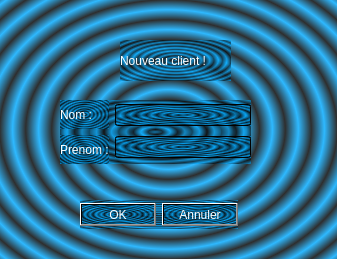
<?xml version="1.0" encoding="UTF-8"?>
<ui version="4.0">
 <class>NouveauClient</class>
 <widget class="QDialog" name="NouveauClient">
  <property name="geometry">
   <rect>
    <x>0</x>
    <y>0</y>
    <width>337</width>
    <height>259</height>
   </rect>
  </property>
  <property name="windowTitle">
   <string>Dialog</string>
  </property>
  <property name="styleSheet">
   <string notr="true">background:qradialgradient(spread:repeat, cx:0.5, cy:0.5, radius:0.077, fx:0.5, fy:0.5, stop:0 rgba(0, 169, 255, 147), stop:0.497326 rgba(0, 0, 0, 147), stop:1 rgba(0, 169, 255, 147));</string>
  </property>
  <widget class="QLabel" name="label">
   <property name="geometry">
    <rect>
     <x>120</x>
     <y>40</y>
     <width>111</width>
     <height>41</height>
    </rect>
   </property>
   <property name="styleSheet">
    <string notr="true">color:white;</string>
   </property>
   <property name="text">
    <string>Nouveau client !</string>
   </property>
  </widget>
  <widget class="QWidget" name="">
   <property name="geometry">
    <rect>
     <x>60</x>
     <y>100</y>
     <width>191</width>
     <height>64</height>
    </rect>
   </property>
   <layout class="QHBoxLayout" name="horizontalLayout">
    <item>
     <layout class="QVBoxLayout" name="verticalLayout">
      <item>
       <widget class="QLabel" name="label_2">
        <property name="styleSheet">
         <string notr="true">color:white;</string>
        </property>
        <property name="text">
         <string>Nom :</string>
        </property>
       </widget>
      </item>
      <item>
       <widget class="QLabel" name="label_3">
        <property name="styleSheet">
         <string notr="true">color:white;</string>
        </property>
        <property name="text">
         <string>Prenom :</string>
        </property>
       </widget>
      </item>
     </layout>
    </item>
    <item>
     <layout class="QVBoxLayout" name="verticalLayout_2">
      <item>
       <widget class="QLineEdit" name="lineEdit_2"/>
      </item>
      <item>
       <widget class="QLineEdit" name="lineEdit"/>
      </item>
     </layout>
    </item>
   </layout>
  </widget>
  <widget class="QWidget" name="">
   <property name="geometry">
    <rect>
     <x>80</x>
     <y>200</y>
     <width>158</width>
     <height>29</height>
    </rect>
   </property>
   <layout class="QHBoxLayout" name="horizontalLayout_2">
    <item>
     <widget class="QPushButton" name="pushButton">
      <property name="styleSheet">
       <string notr="true">color:white;</string>
      </property>
      <property name="text">
       <string>OK</string>
      </property>
     </widget>
    </item>
    <item>
     <widget class="QPushButton" name="pushButton_2">
      <property name="styleSheet">
       <string notr="true">color:white;</string>
      </property>
      <property name="text">
       <string>Annuler</string>
      </property>
     </widget>
    </item>
   </layout>
  </widget>
 </widget>
 <resources/>
 <connections/>
</ui>
